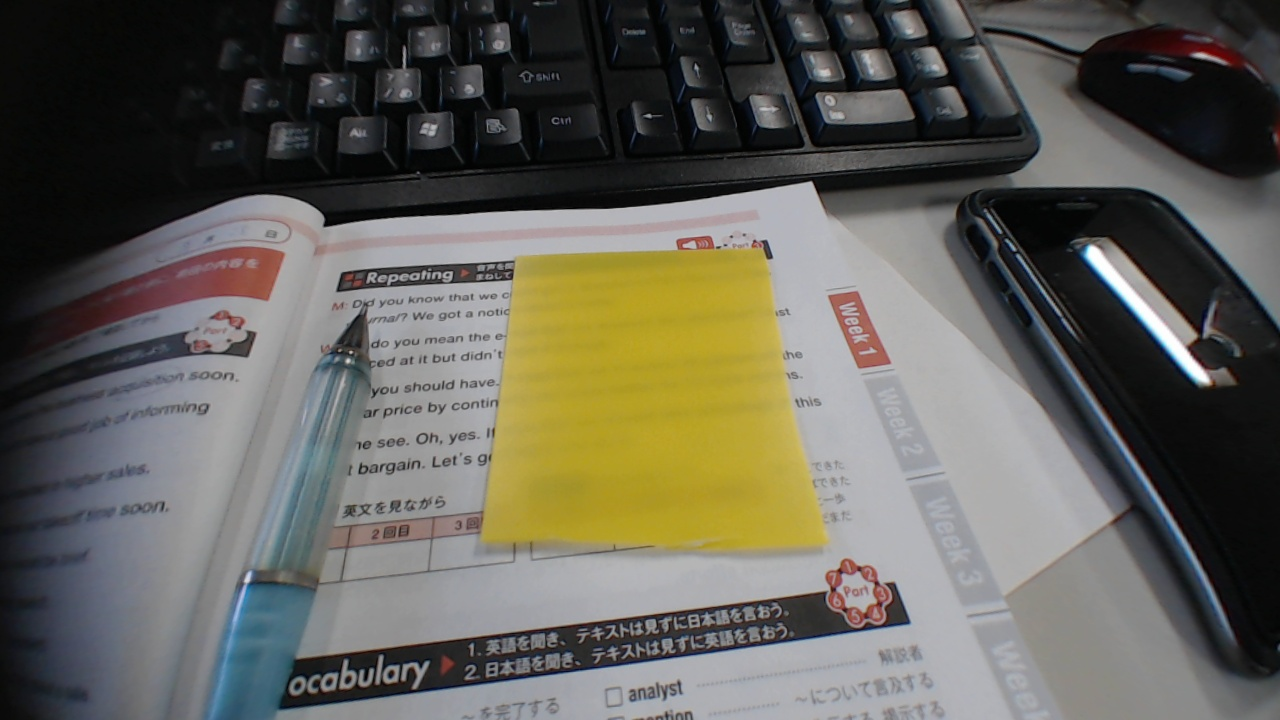
#> input picture data/color_img/camera_capture_0.jpg, 1280 x 720 px; its folder holds only this picture in this run
$ python color_detection_picture.py
#> lines starting #> are read from the running program, lines starting #| are printed output that depends on the picture; after the words box and inside, x2 and y2 are one past the last pixel; in counts of white or black regions, pixels touching at a corner belong together
#> further down, img is the input picture: shape (720, 1280, 3); mean B, G, R 88.6, 97, 98.6
import numpy as np
import cv2
import glob
from time import sleep
from datetime import datetime
import os


SAVE_FOLDER_PATH = "C:\\Users\\admin.H120\\Documents\\git\\linecar_fuji\\data\\color_result\\"
# 画像を時刻で保存する関数
def saveImgByTime(dirPath, img):
    # 時刻を取得
    date = datetime.now().strftime("%Y_%m%d_%S")
    path = dirPath + date + ".jpg"
    cv2.imwrite(path, img) # ファイル保存
    print("saved: ", path)

# 赤色の検出
def detect_red_color(img):
    # HSV色空間に変換
    hsv = cv2.cvtColor(img, cv2.COLOR_BGR2HSV)
#> hsv: shape (720, 1280, 3); mean H, S, V 69.9, 45.4, 103.4

    # 赤色のHSVの値域1
    hsv_min = np.array([0,185,50])
    hsv_max = np.array([30,255,255])
    mask1 = cv2.inRange(hsv, hsv_min, hsv_max)
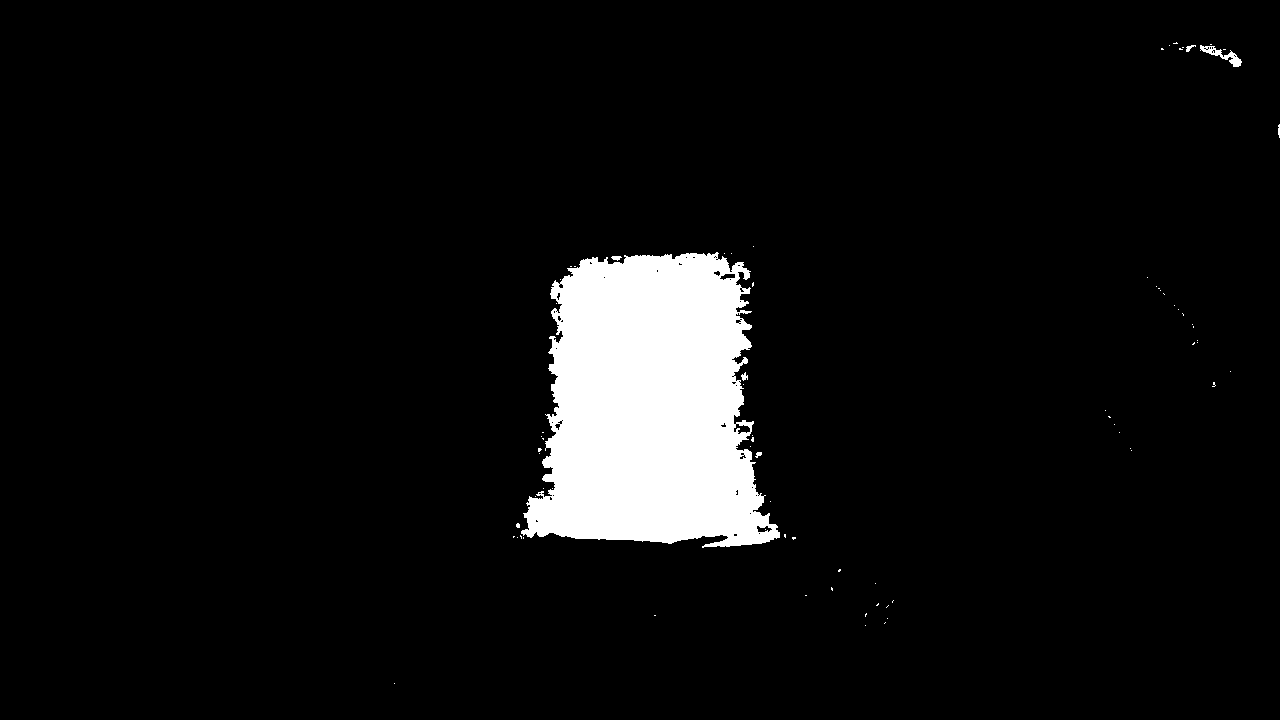
#> mask1: shape (720, 1280); 6.1% white; 77 white regions (70 under 20 px), largest, box (x1, y1, x2, y2) and area: (521, 252, 780, 548) 55902, (1200, 45, 1242, 67) 285, (611, 256, 622, 261) 36

    # 赤色のHSVの値域2
    hsv_min = np.array([150,64,0])
    hsv_max = np.array([179,255,255])
    mask2 = cv2.inRange(hsv, hsv_min, hsv_max)
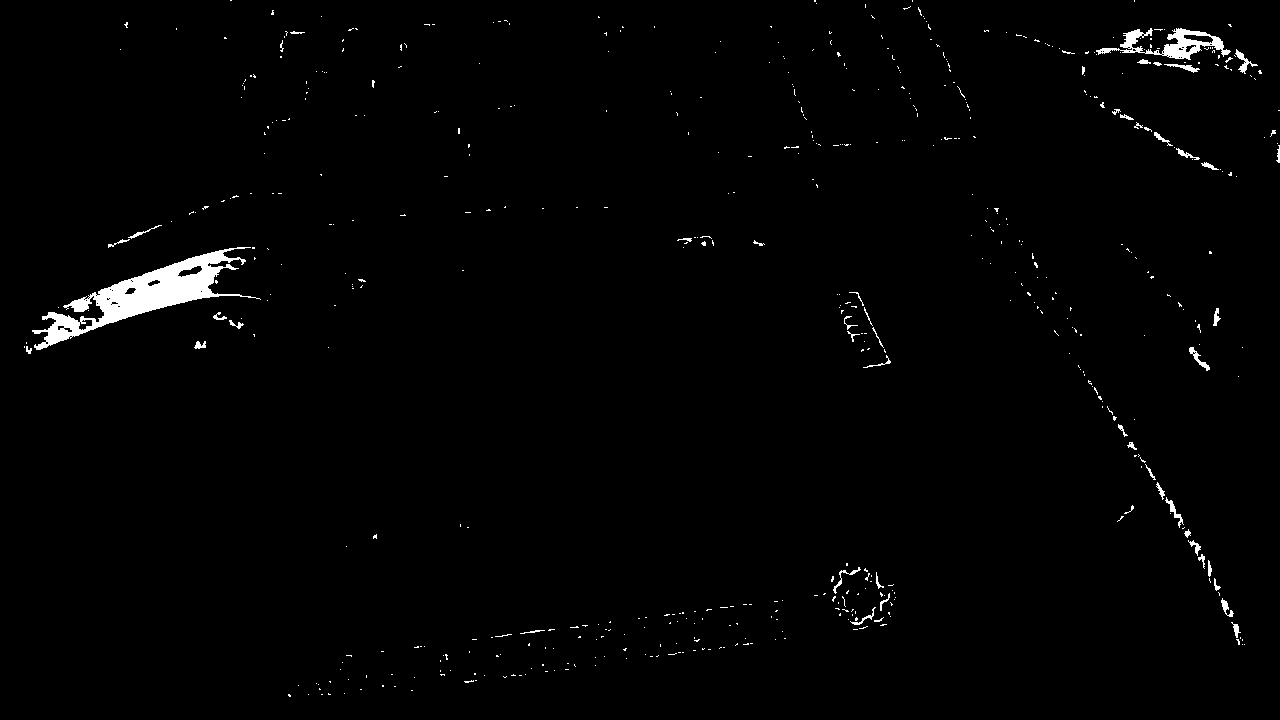
#> mask2: shape (720, 1280); 1.3% white; 567 white regions (516 under 20 px), largest, box (x1, y1, x2, y2) and area: (32, 247, 261, 350) 6069, (1096, 28, 1231, 60) 1469, (1235, 49, 1258, 74) 153

    # 赤色領域のマスク（255：赤色、0：赤色以外）
    mask = mask1 + mask2
#> mask: shape (720, 1280); 7.4% white; 618 white regions (563 under 20 px), largest, box (x1, y1, x2, y2) and area: (521, 252, 780, 548) 55902, (32, 247, 261, 350) 6069, (1096, 28, 1258, 74) 2008

    # マスキング処理
    masked_img = cv2.bitwise_and(img, img, mask=mask)

    return mask, masked_img

# 緑色の検出
def detect_green_color(img):
    # HSV色空間に変換
    hsv = cv2.cvtColor(img, cv2.COLOR_BGR2HSV)

    # 緑色のHSVの値域1
    hsv_min = np.array([30, 64, 0])
    hsv_max = np.array([90,255,255])

    # 緑色領域のマスク（255：赤色、0：赤色以外）
    mask = cv2.inRange(hsv, hsv_min, hsv_max)
#> mask: shape (720, 1280); 2.9% white; 1096 white regions (928 under 20 px), largest, box (x1, y1, x2, y2) and area: (50, 0, 147, 96) 3471, (994, 199, 1094, 248) 1795, (0, 124, 104, 211) 1783

    # マスキング処理
    masked_img = cv2.bitwise_and(img, img, mask=mask)

    return mask, masked_img

# 青色の検出
def detect_blue_color(img):
    # HSV色空間に変換
    hsv = cv2.cvtColor(img, cv2.COLOR_BGR2HSV)

    # 青色のHSVの値域1
    hsv_min = np.array([90, 64, 0])
    hsv_max = np.array([150,255,255])

    # 青色領域のマスク（255：赤色、0：赤色以外）
    mask = cv2.inRange(hsv, hsv_min, hsv_max)
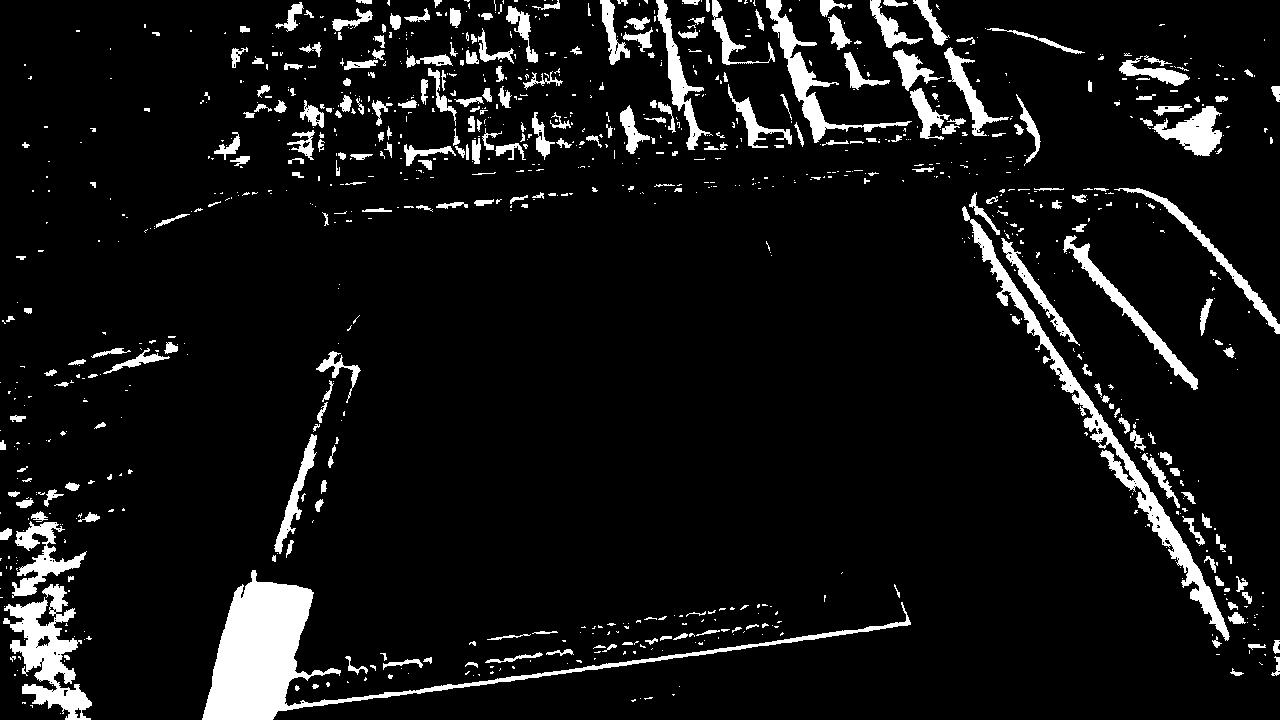
#> mask: shape (720, 1280); 7.9% white; 991 white regions (710 under 20 px), largest, box (x1, y1, x2, y2) and area: (202, 570, 911, 720) 13500, (962, 206, 1230, 641) 6561, (3, 584, 92, 720) 4872

    # マスキング処理
    masked_img = cv2.bitwise_and(img, img, mask=mask)
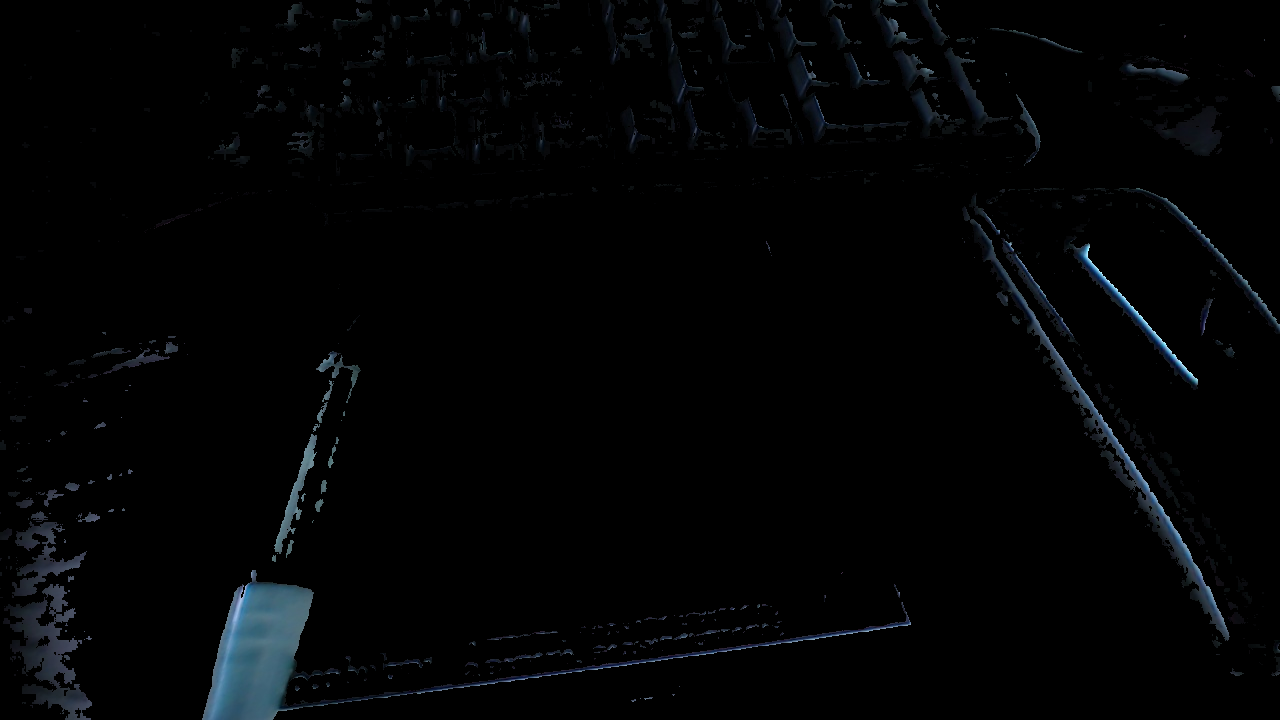
#> masked_img: shape (720, 1280, 3); mean B, G, R 4.5, 3.7, 2.7

    return mask, masked_img


# 入力画像の読み込み
files = glob.glob("C:\\Users\\admin.H120\\Documents\\git\\linecar_fuji\\data\\color_img\\*.jpg")

for fn in files:
    img = cv2.imread(fn)

    # 色検出（赤、緑、青）
    red_mask, red_masked_img = detect_red_color(img)
    green_mask, green_masked_img = detect_green_color(img)
    blue_mask, blue_masked_img = detect_blue_color(img)


    # 結果を出力
    saveImgByTime(SAVE_FOLDER_PATH + 'red_mask_', red_mask)
    saveImgByTime(SAVE_FOLDER_PATH + 'red_masked_', red_masked_img)
    saveImgByTime(SAVE_FOLDER_PATH + 'green_mask_', green_mask)
    saveImgByTime(SAVE_FOLDER_PATH + 'green_masked_', green_masked_img)
    saveImgByTime(SAVE_FOLDER_PATH + 'blue_mask_', blue_mask)
    saveImgByTime(SAVE_FOLDER_PATH + 'blue_masked_', blue_masked_img)

    sleep(1)

$ run again, on data/color_img/camera_capture_1.jpg
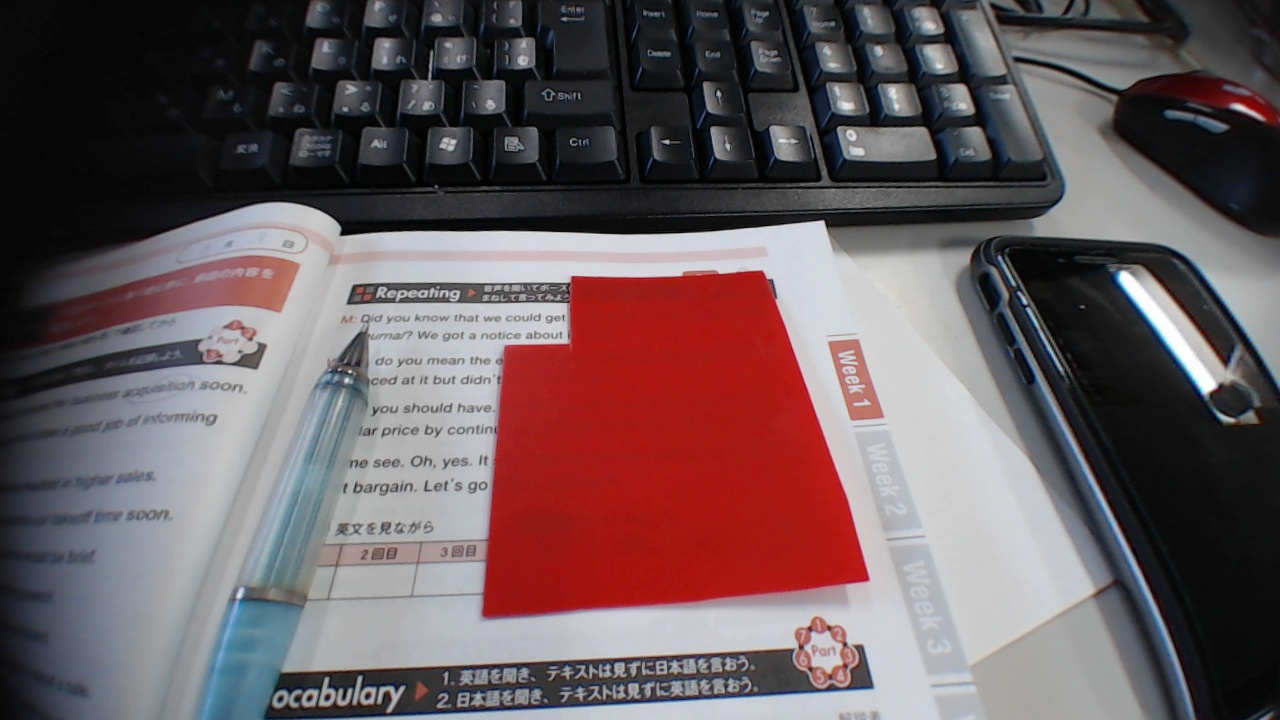
#> input picture data/color_img/camera_capture_1.jpg, 1280 x 720 px
#> img is the input picture: shape (720, 1280, 3); mean B, G, R 93.6, 90.4, 105.9
#> hsv: shape (720, 1280, 3); mean H, S, V 73.9, 52.9, 112
#> in detect_red_color, `mask1 = cv2.inRange(hsv, hsv_min, hsv_max)`:
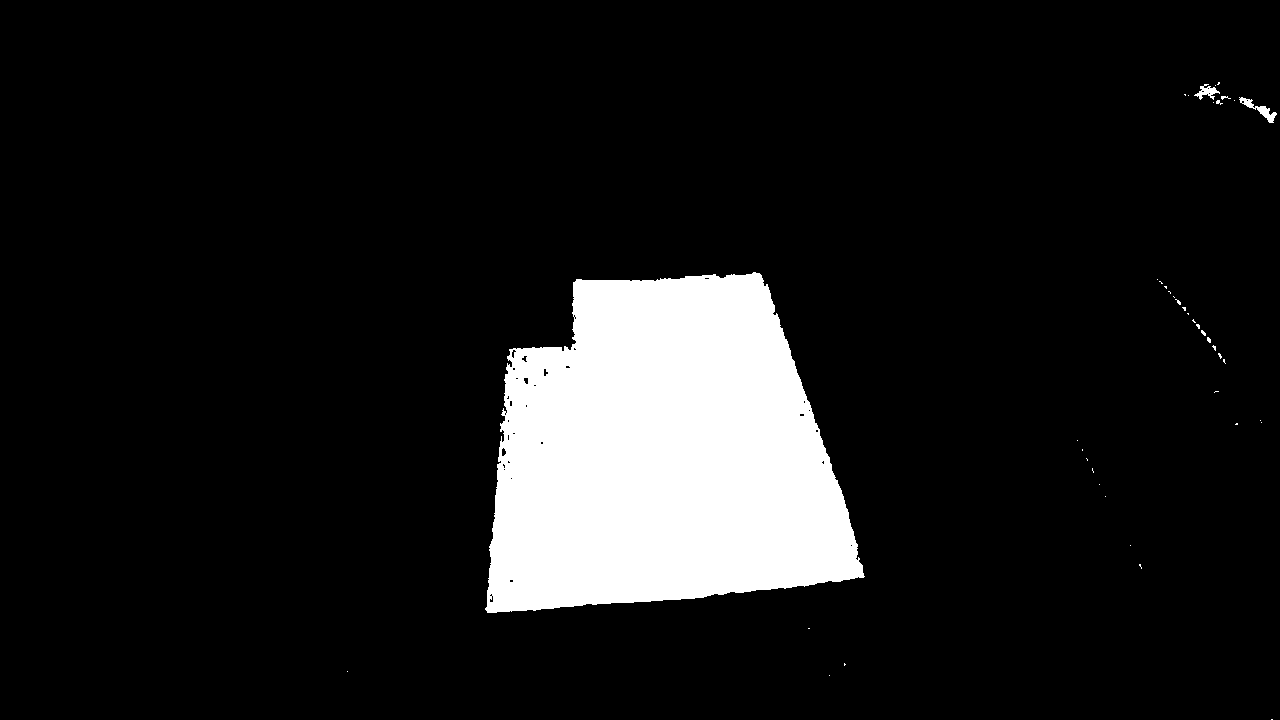
#> mask1: shape (720, 1280); 10.7% white; 43 white regions (39 under 20 px), largest, box (x1, y1, x2, y2) and area: (485, 272, 865, 613) 97608, (1239, 97, 1277, 123) 266, (1194, 84, 1220, 100) 178, (1221, 96, 1231, 100) 20
#> mask2: shape (720, 1280); 2.4% white; 668 white regions (600 under 20 px), largest, box (x1, y1, x2, y2) and area: (15, 256, 264, 350) 7658, (482, 270, 870, 619) 5949, (1132, 73, 1280, 133) 2654
#> in detect_blue_color, `masked_img = cv2.bitwise_and(img, img, mask=mask)`:
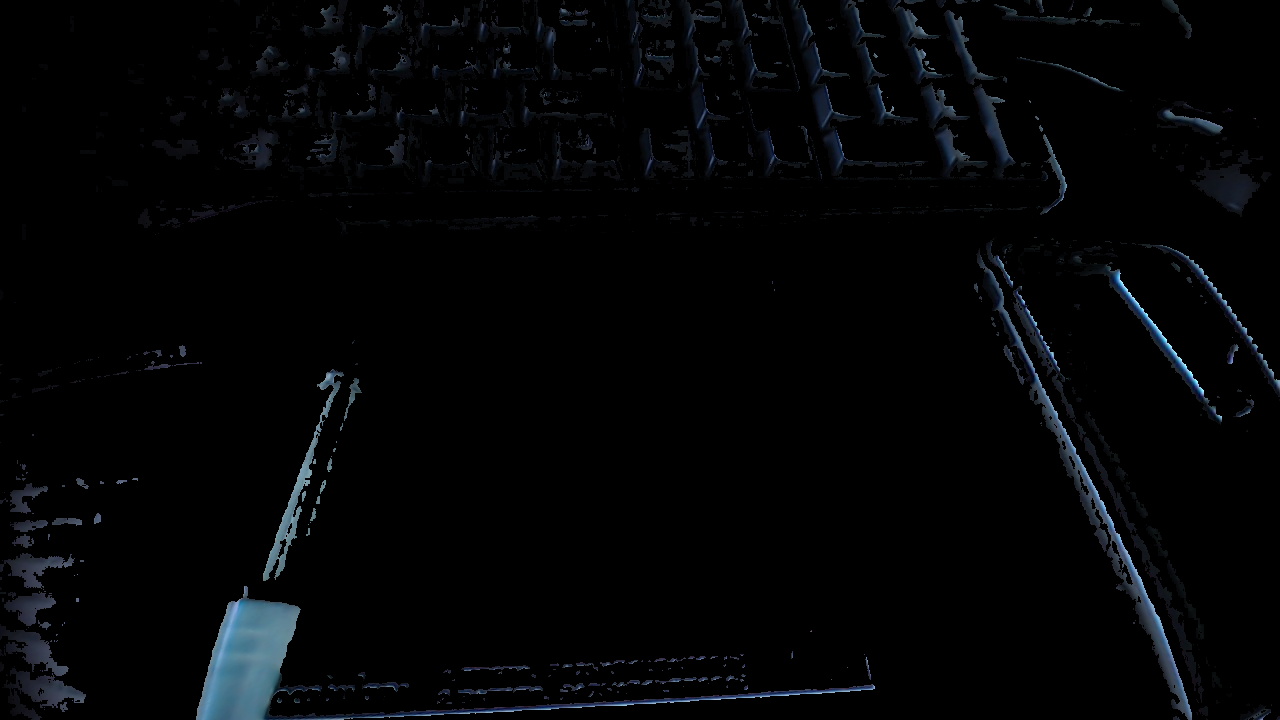
#> masked_img: shape (720, 1280, 3); mean B, G, R 5.8, 4.6, 3.5
